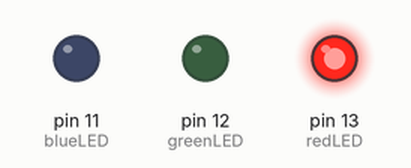
Bench run of a sketch on a simulated Arduino Uno, built with avr-gcc and run on an emulated ATmega328P. Shown: output pins drawn as LEDs (lit = HIGH).

Above: at 0.05 s.
At 0.45 s:
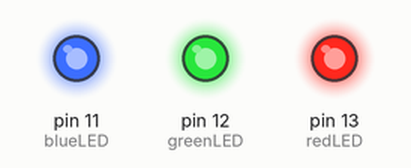
At 0.8 s:
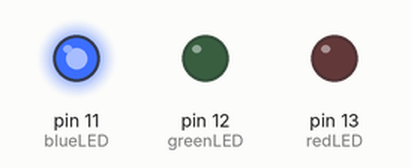
At 1.4 s:
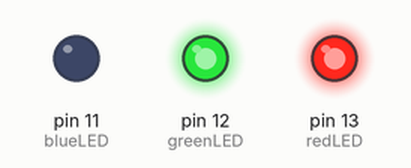
At 1.85 s:
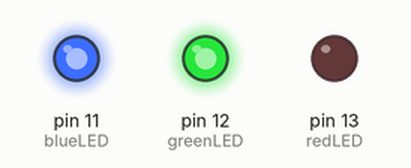
At 2.25 s:
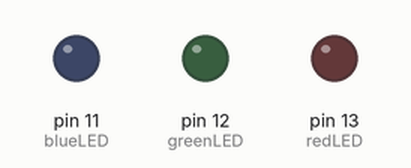
Timing chart, 0 to 3.0 s (numbered marks = the images above):
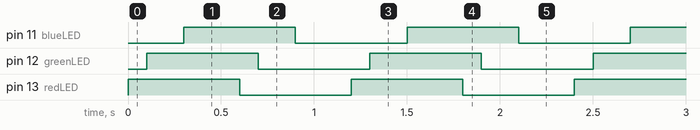

The sketch:

Story_1.ino
```cpp
// C++ code
//

int redLED = 13;
int greenLED = 12;
int blueLED = 11;


void setup()
{
  pinMode(redLED, OUTPUT);
  pinMode(greenLED, OUTPUT);
  pinMode(blueLED, OUTPUT);
}

void loop()
{
  digitalWrite(redLED, HIGH);
  delay(100); // Wait for 100 millisecond(s)
  digitalWrite(greenLED, HIGH);
  delay(200); // Wait for 100 millisecond(s)
  digitalWrite(blueLED, HIGH);
  delay(300); // Wait for 100 millisecond(s)

  digitalWrite(redLED, LOW);
  delay(100); // Wait for 100 millisecond(s)
  digitalWrite(greenLED, LOW);
  delay(200); // Wait for 100 millisecond(s)
  digitalWrite(blueLED, LOW);
  delay(300); // Wait for 100 millisecond(s)
}
```

Measured:
- by itself, pin 11 (blueLED), pin 12 (greenLED), pin 13 (redLED): alternates HIGH for 0.60 s and LOW for 0.60 s
- by itself, everything shown: repeats every 1.2 s, in 6 steps
